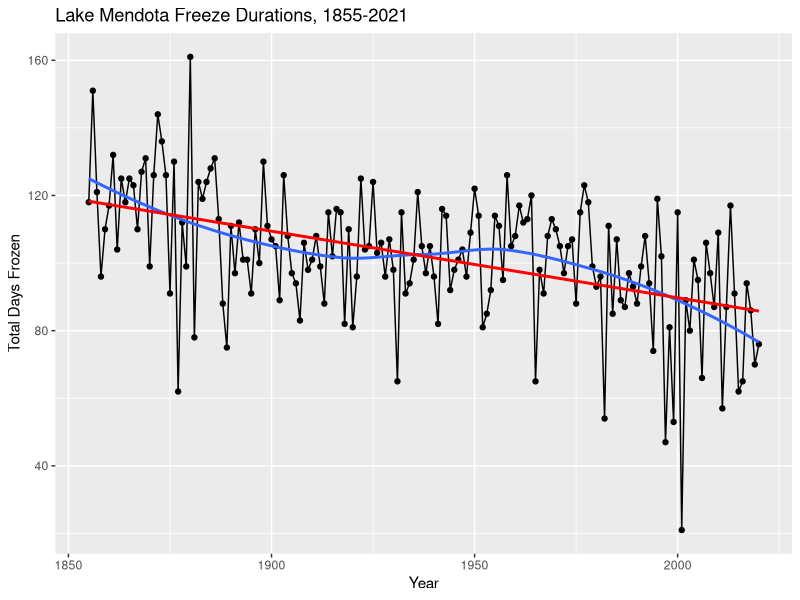
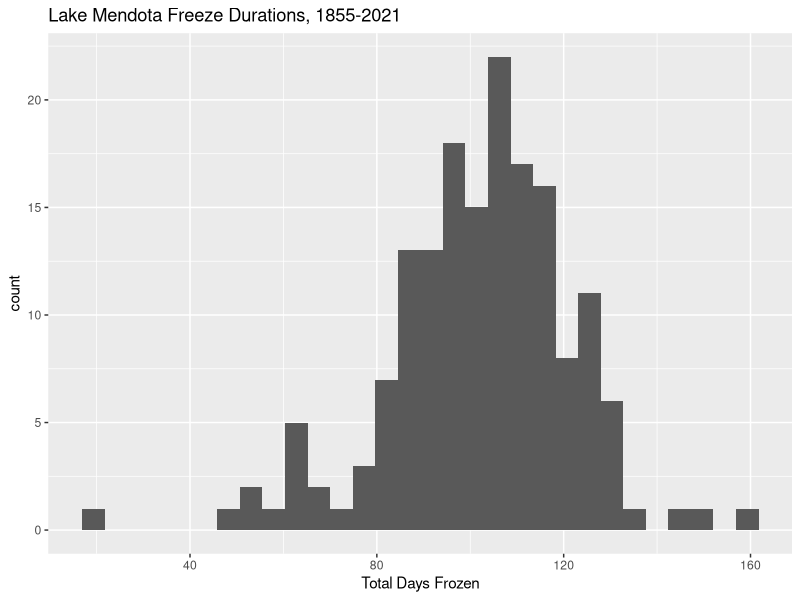
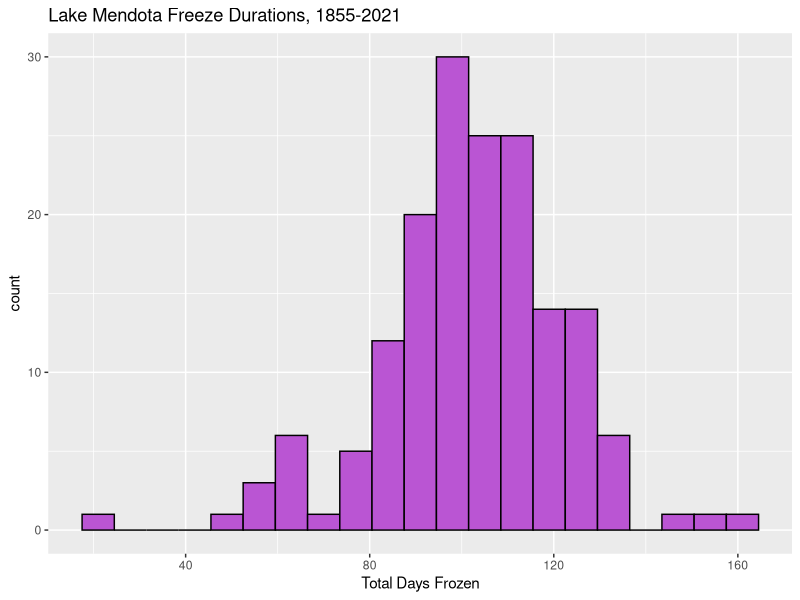
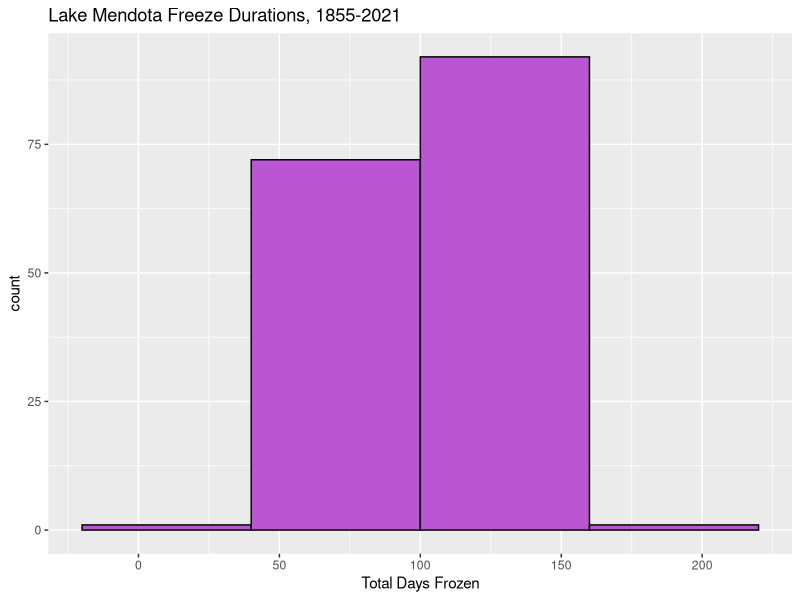
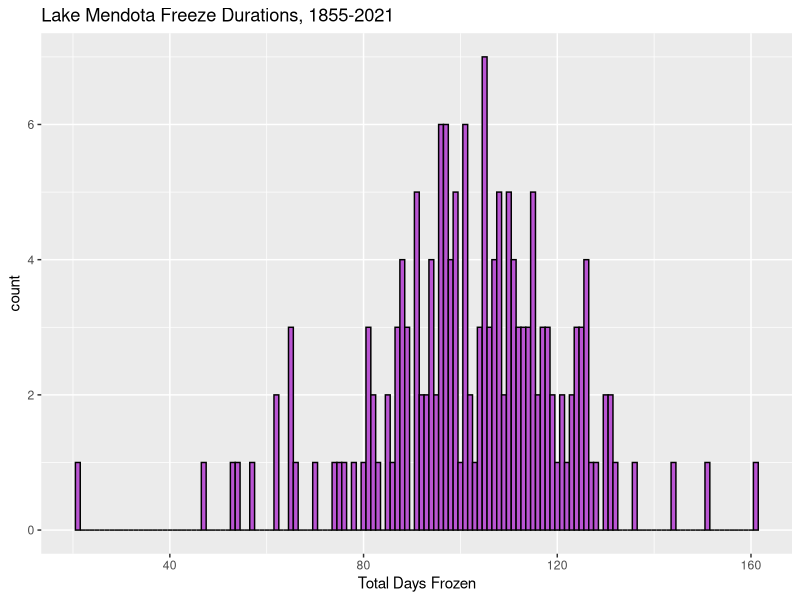
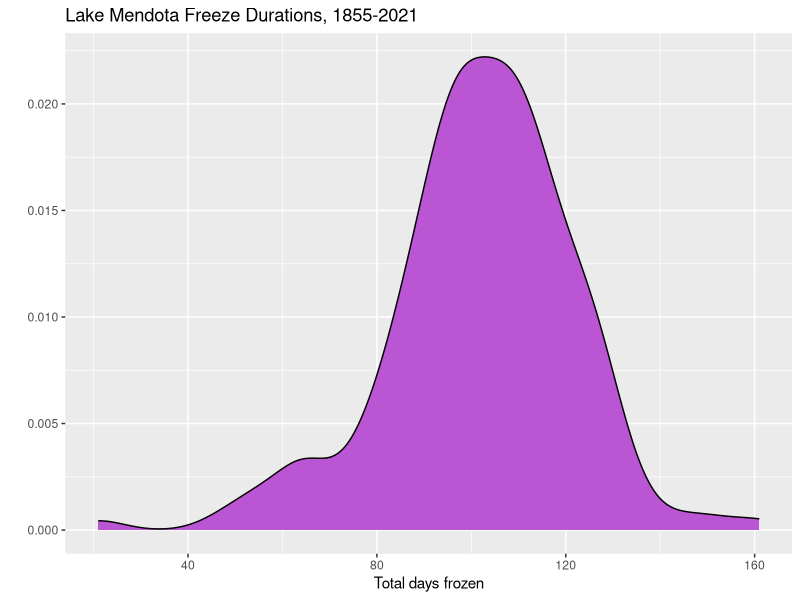
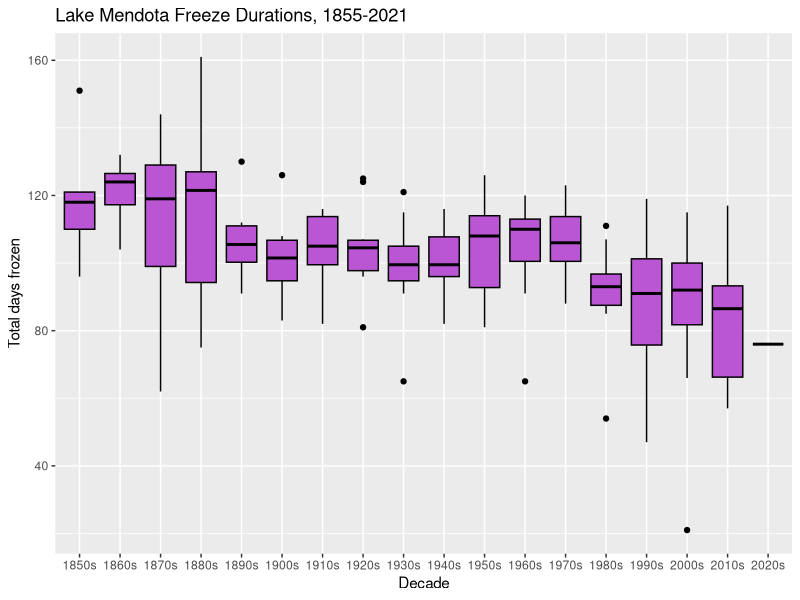

Reproduce these figures in R, in order.
## ---- chunk 1
knitr::opts_chunk$set(echo = TRUE, message = FALSE, warning = FALSE)
library(tidyverse)
library(lubridate)
## ---- chunk 2
mendota = read_csv("../../data/lake-mendota-winters-2021.csv")
spec(mendota)
## ---- chunk 3
## first argument to ggplot is a data frame
## the second argument is a mapping of the aesthetics
ggplot(data = mendota, mapping = aes(x=year1, y=duration)) +
  ## add points to the plot with the x and y aesthetics
  geom_point() +
  ## draw lines between consecutive points
  geom_line() +
  ## add a smooth trend line
  geom_smooth(se=FALSE) +
  geom_smooth(se=FALSE, method = "lm", color="red")+
  ## change the label on the x axis
  xlab("Year") +
  ## change the label on the y axis
  ylab("Total Days Frozen") +
  ## add a title
  ggtitle("Lake Mendota Freeze Durations, 1855-2021")
## ---- chunk 4
ggplot(mendota, aes(x=duration)) +
  geom_histogram() +
  xlab("Total Days Frozen") +
  ggtitle("Lake Mendota Freeze Durations, 1855-2021")
## ---- chunk 5
ggplot(mendota, aes(x=duration)) +
  geom_histogram(center=70, binwidth=7,
                 fill='mediumorchid', color='black') +
  xlab("Total Days Frozen") +
  ggtitle("Lake Mendota Freeze Durations, 1855-2021")
## ---- chunk 6
ggplot(mendota, aes(x=duration)) +
  geom_histogram(center=70, binwidth=60, fill='mediumorchid',
                 color='black') +
  xlab("Total Days Frozen") +
  ggtitle("Lake Mendota Freeze Durations, 1855-2021")
## ---- chunk 7
ggplot(mendota, aes(x=duration)) +
  geom_histogram(center=70, binwidth=1,
                 fill='mediumorchid', color='black') +
  xlab("Total Days Frozen") +
  ggtitle("Lake Mendota Freeze Durations, 1855-2021")
## ---- chunk 8
ggplot(mendota) +
  geom_density(aes(x=duration),
               fill="mediumorchid",
               color="black") +
  xlab("Total days frozen") +
  ylab("") +
  ggtitle("Lake Mendota Freeze Durations, 1855-2021")
## ---- chunk 9
## add the decade label in the variable decade_label
mendota = mendota %>% 
  mutate(decade_label = str_c(decade, "s"))

ggplot(mendota) +
  geom_boxplot(aes(x=decade_label, y=duration),
               fill="mediumorchid",
               color="black") +
  ylab("Total days frozen") +
  xlab("Decade") +
  ggtitle("Lake Mendota Freeze Durations, 1855-2021")
